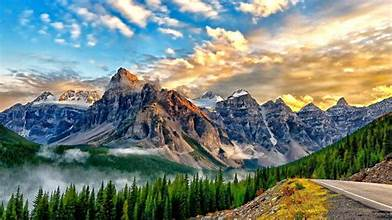
#> input picture th.jpg, 392 x 220 px
$ python P8n.py
#> lines starting #> are read from the running program, lines starting #| are printed output that depends on the picture
import cv2


def HitungP8N(gambar,x,y):
    f1 = gambar[(x-1),(y-1)]
    f2 = gambar[(x,y-1)]
    f3 = gambar[(x+1),(y-1)]
    f4 = gambar[(y+1),y]
    f5 = gambar[(x+1),(y+1)]
    f6 = gambar[x,(y+1)]
    f7 = gambar[(x-1),(y+1)]
    f8 = gambar[(x-1),y]

    print(f"Himpunan Nilai Intensitas N8P adalah ({f1,f2,f3,f4,f5,f6,f7,f8}")
Gambarnya = cv2.imread('th.jpg',cv2.IMREAD_GRAYSCALE)
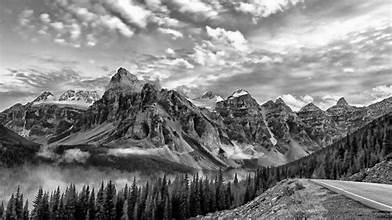
#> Gambarnya: shape (220, 392); min 0, max 255, mean 127.5

#mengambil ukuran gambar
baris, kolom = Gambarnya.shape
#> baris = 220; kolom = 392
print(f"Tinggi dari citra input pada gambar tersebut adalah {baris} dan "
      f"Lebar dari citra input tersebut adalah {kolom}")
#| Tinggi dari citra input pada gambar tersebut adalah 220 dan Lebar dari citra input tersebut adalah 392

#Mengambil nilai setiap pixel pada titik (x,y)
x = int(input("masukkan Koordinat x : "))
#> the answer given: 3
y = int(input("Masukkan Koordinat y : "))
#> the answer given: 3

if x< kolom :
    if y<baris:
       # nilaiKeabuan = gmbar[y,x]
        #print(f"Nilai Keabuan pada titik koorninat ({y},{x} ) adalah {nilaiKeabuan} ")
        HitungP8N(Gambarnya,x,y)
#> in HitungP8N, `f1 = gambar[(x-1),(y-1)]`: f1 = 121
#> in HitungP8N, `f2 = gambar[(x,y-1)]`: f2 = 122
#> in HitungP8N, `f3 = gambar[(x+1),(y-1)]`: f3 = 123
#> in HitungP8N, `f5 = gambar[(x+1),(y+1)]`: f5 = 124
#> in HitungP8N, `f6 = gambar[x,(y+1)]`: f6 = 123
#> in HitungP8N, `f7 = gambar[(x-1),(y+1)]`: f7 = 122
#> in HitungP8N, `f8 = gambar[(x-1),y]`: f8 = 121
#| Himpunan Nilai Intensitas N8P adalah ((121, 122, 123, 123, 124, 123, 122, 121)
    else:
        print("koordinat yang diinputkan melebihi ukuran tinggi gambar")
else:
    print("Koordinat yang diinputkan melebihi lebar gambar")

    #menampilkan citra
cv2.imshow('citra P8N',Gambarnya)
cv2.waitKey(0)
cv2.destroyAllWindows()

$ run again, with blackping.jpeg copied over th.jpg
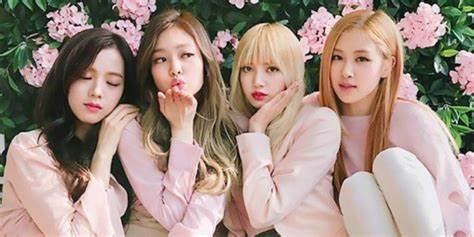
#> input picture blackping.jpeg, 474 x 237 px
#> `Gambarnya = cv2.imread('th.jpg',cv2.IMREAD_GRAYSCALE)`:
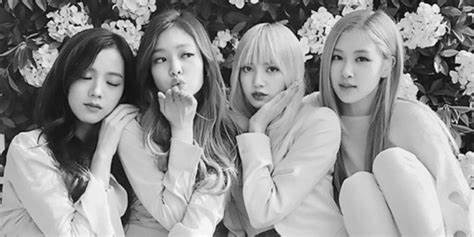
#> Gambarnya: shape (237, 474); min 0, max 255, mean 146.6
#| Tinggi dari citra input pada gambar tersebut adalah 237 dan Lebar dari citra input tersebut adalah 474
#> f1 = 49
#> f2 = 48
#> f3 = 51
#> f4 = 27
#> f5 = 51
#> f6 = 43
#> f7 = 33
#> f8 = 25
#| Himpunan Nilai Intensitas N8P adalah ((49, 48, 51, 27, 51, 43, 33, 25)
